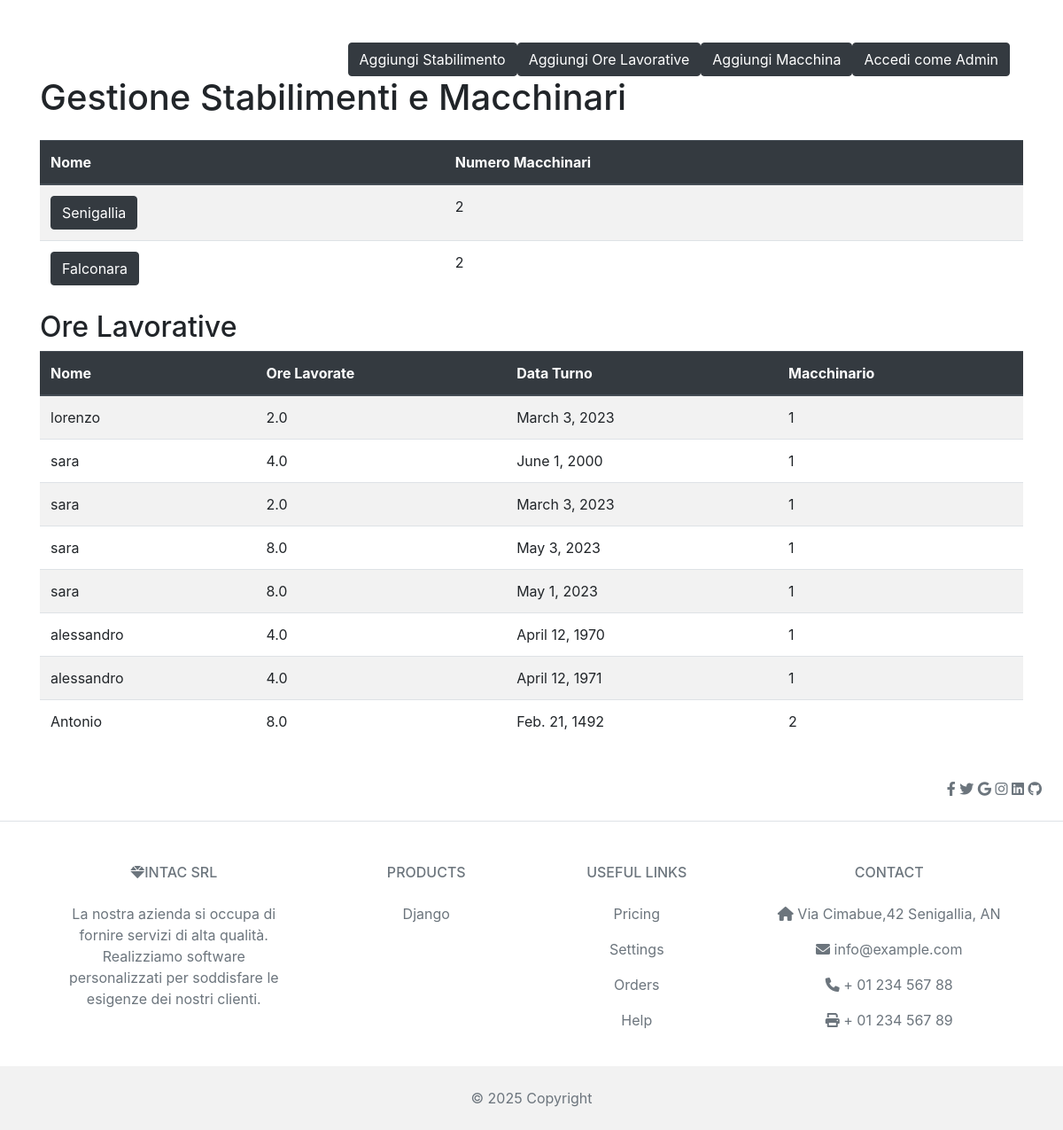
The page / on the database its author committed.
### gestione/models.py (models this page shows, shortened)
class Stabilimento(models.Model):
      nome = models.CharField(max_length=100)
      descrizione = models.TextField()

class WorkHour(models.Model):
    employee_name = models.CharField(max_length=100)
    date = models.DateField()
    hours_worked = models.DecimalField(max_digits=5, decimal_places=1)
    macchinario_turno = models.ForeignKey(Macchinario,related_name='macchinario_turno', on_delete=models.CASCADE)

class Macchinario(models.Model):
    codiceMacchinario = models.CharField(max_length=100,primary_key=True)
    nome = models.CharField(max_length=100)
    descrizione = models.TextField()
    stabilimento = models.ForeignKey(Stabilimento,related_name='macchinario',on_delete=models.CASCADE)
    modello = models.CharField(max_length=24)
    def __str__(self):
        return f"{self.codiceMacchinario}"

### gestione/views.py (the view)
# urls.py: path('',home, name='home'),
def home(request):
    stabilimento = Stabilimento.objects.annotate(numero_macchinari=Count('macchinario'))
    macchine = Macchinario.objects.all()
    workhour = WorkHour.objects.all()
    macchine_stabilimenti = Stabilimento.objects.all().prefetch_related('macchinario')# segue la chiave esterna
    macchine_stabilimenti = {
        'macchine_stabilimenti': macchine_stabilimenti ,
    }
    stabilimenti_dict = [{
        'nome': stab.nome,
        'numero_macchinari': stab.numero_macchinari,
    } for stab in stabilimento]
    content = {
        'stabilimento': stabilimento,
        'macchine': macchine,
        'workhour': workhour,
        'stabilimenti_dict': stabilimenti_dict,
        'macchine_stabilimenti ': macchine_stabilimenti ,
    }
    return render(request, 'gestione/home.html', {'content': content})

### gestione/templates/gestione/home.html (shortened to what this page needs)
{% extends 'gestione/base.html' %}
{% block content %}
<div class="container mt-5">
    <div class="container-fluid h-100 d-flex justify-content-end align-items-start">
        <a href="{% url 'aggiungi_stab' %}" class="btn btn-dark">Aggiungi Stabilimento</a>
        <a href="{% url 'record_work_hours' %}" class="btn btn-dark">Aggiungi Ore Lavorative</a>
        <a href="{% url 'aggiungi_macchina' %}" class="btn btn-dark">Aggiungi Macchina</a>
        <a href="{% url 'admin:index' %}" class="btn btn-dark">Accedi come Admin</a>
    </div>
    <h1 class="mb-4">Gestione Stabilimenti e Macchinari</h1>
    <table id="tabella_stabilimenti" class="table table-striped table-hover" style="width:100%">
        <thead class="thead-dark">
            <tr>
                <th>Nome</th>
                <th>Numero Macchinari</th>
            </tr>
        </thead>
        <tbody>
            {% for stabilimento in content.stabilimenti_dict %}
                <tr>
                    <td>
                        <a href="{% url 'filtra_stab' stabilimento.nome %}" class="btn btn-dark">
                            {{ stabilimento.nome }}
                        </a>
                    </td>
                    <td>{{ stabilimento.numero_macchinari }}</td>
                </tr>
            {% empty %}
                <tr>
                    <td colspan="2">Nessuno stabilimento trovato.</td>
                </tr>
            {% endfor %}
        </tbody>
    </table>
    <h2>Ore Lavorative</h2>
    <table id="tabella_ore_lavorative" class="table table-striped table-hover">
        <thead class="thead-dark">
            <tr>
                <th>Nome</th>
                <th>Ore Lavorate</th>
                <th>Data Turno</th>
                <th>Macchinario</th>
            </tr>
        </thead>
        <tbody>
            {% for workhour in content.workhour %}
                <tr>
                    <td>{{ workhour.employee_name }}</td>
                    <td>{{ workhour.hours_worked }}</td>
                    <td>{{ workhour.date }}</td>
                    <td>{{ workhour.macchinario_turno }}</td>
                </tr>
            {% empty %}
                <tr>
                    <td colspan="4">Nessun turno trovato.</td>
                </tr>
            {% endfor %}
        </tbody>
    </table>
</div>
{% endblock %}

### rows shown on the page
Stabilimento: nome "Senigallia"
Stabilimento: nome "Falconara"
WorkHour: employee_name "lorenzo", hours_worked "2.0", date "March 3, 2023", macchinario_turno "1"
WorkHour: employee_name "sara", hours_worked "4.0", date "June 1, 2000", macchinario_turno "1"
WorkHour: employee_name "sara", hours_worked "2.0", date "March 3, 2023", macchinario_turno "1"
WorkHour: employee_name "sara", hours_worked "8.0", date "May 3, 2023", macchinario_turno "1"
WorkHour: employee_name "sara", hours_worked "8.0", date "May 1, 2023", macchinario_turno "1"
WorkHour: employee_name "alessandro", hours_worked "4.0", date "April 12, 1970", macchinario_turno "1"
WorkHour: employee_name "alessandro", hours_worked "4.0", date "April 12, 1971", macchinario_turno "1"
WorkHour: employee_name "Antonio", hours_worked "8.0", date "Feb. 21, 1492", macchinario_turno "2"

### other values the page prints
{{ stabilimento.numero_macchinari }} "2" "2"
